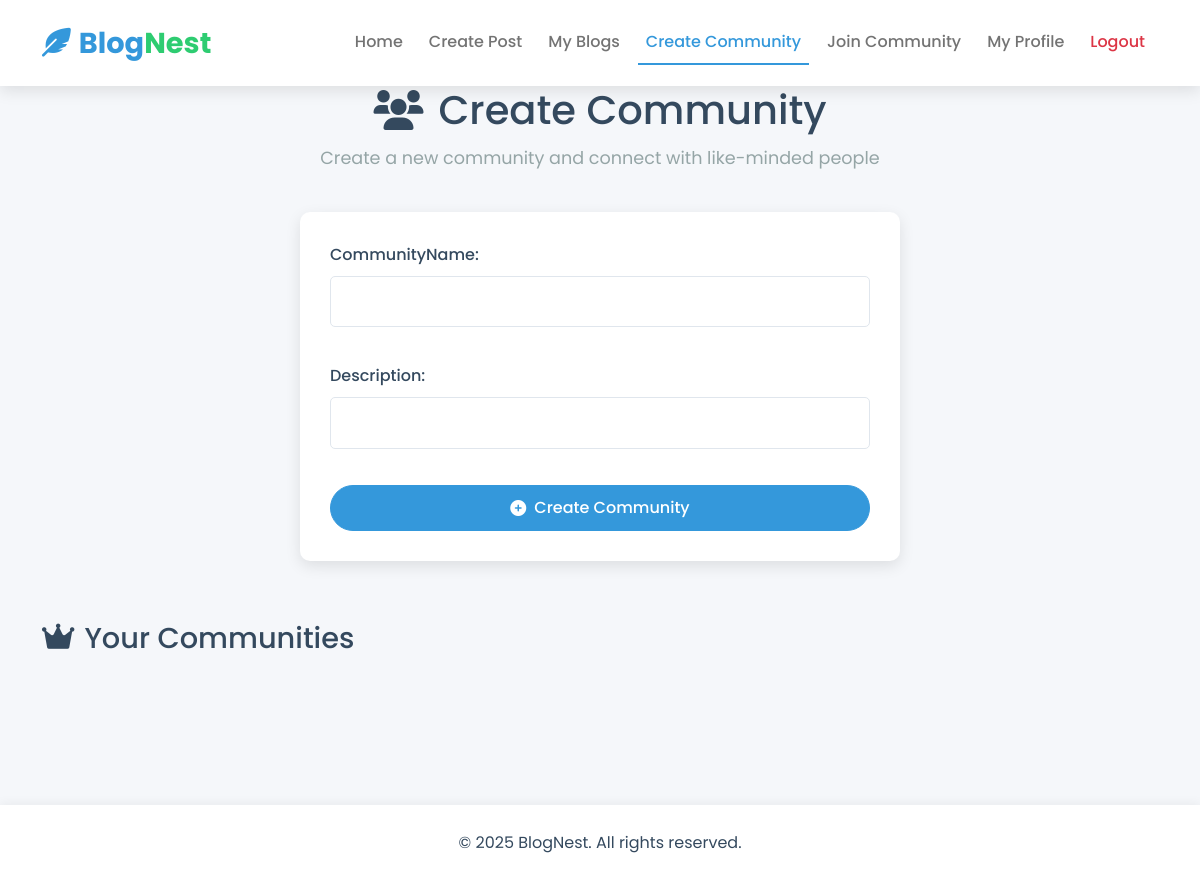
Before: /create_community/ (signed in) with the older database file.
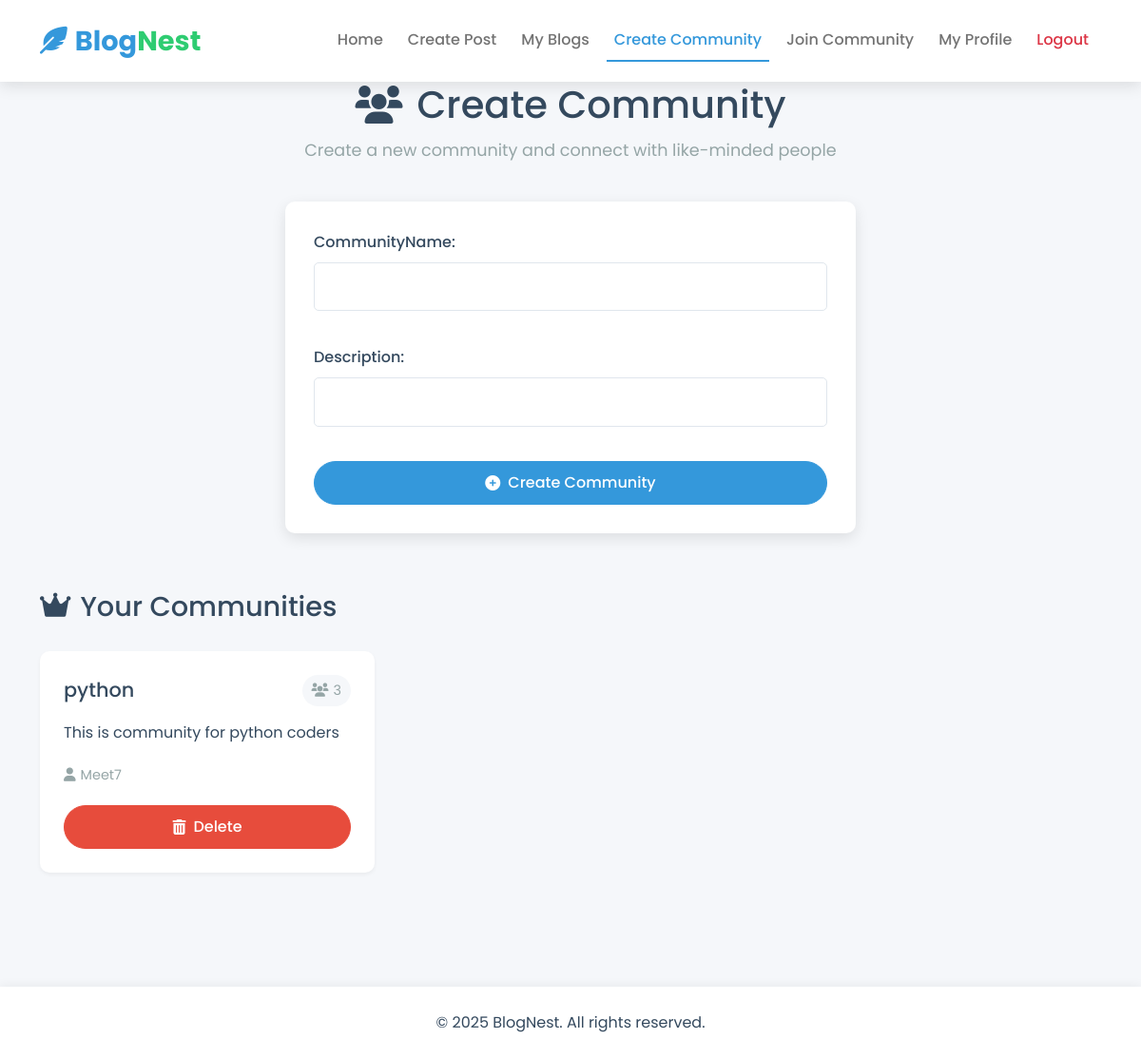
After: the same page with the newer database file.
### Blog/models.py (models this page shows)
class Community(models.Model):
  CommunityId = models.IntegerField(primary_key = True)
  CommunityName = models.CharField(max_length=50)
  Description = models.CharField(max_length=500)
  NumberOfMembers = models.IntegerField(default = 0)
  CreatorId = models.ForeignKey(User, null=True, on_delete=models.CASCADE)

### Blog/views.py (the view)
# urls.py: path('create_community/', create_community, name='create_community'),
def create_community(request):
    creator  = request.user
    if request.method == 'POST':
        form = CommunityForm(request.POST)
        if form.is_valid():
            print(creator)
            community = Community.objects.create(
              CommunityName = request.POST['CommunityName'],
              Description = request.POST['Description'],
              CreatorId = creator
            )
            return redirect("/home")
    else:
        form = CommunityForm()
    communities = Community.objects.filter(CreatorId = creator)
    return render(request, 'create_community.html', {'form': form, 'communities' :communities} )

### Blog/forms.py
class CommunityForm(forms.ModelForm):
    class Meta:
        model = Community
        fields = ['CommunityName', 'Description']

### templates/create_community.html (shortened to what this page needs)
{% load static %}
<!DOCTYPE html>
<html lang="en">
<head>
    <link href="https://cdn.jsdelivr.net/npm/bootstrap@5.0.2/dist/css/bootstrap.min.css" rel="stylesheet">
    <link href="https://cdnjs.cloudflare.com/ajax/libs/font-awesome/6.0.0-beta3/css/all.min.css" rel="stylesheet">
    <link href="{% static 'css/home.css' %}" rel="stylesheet">
    <link href="{% static 'css/community.css' %}" rel="stylesheet">
</head>
<body>
    <nav class="navbar navbar-expand-lg navbar-light">
        <div class="container">
            <a class="navbar-brand" href="/home">
                <i class="fas fa-feather-alt brand-icon"></i>Blog<span>Nest</span>
            </a>
            <div class="collapse navbar-collapse" id="navbarSupportedContent">
                <ul class="navbar-nav ms-auto mb-2 mb-lg-0">
                    <li class="nav-item">
                        <a class="nav-link" href="/home">Home</a>
                    </li>
                    <li class="nav-item">
                        <a class="nav-link" href="/create">Create Post</a>
                    </li>
                    <li class="nav-item">
                        <a class="nav-link" href="/myallblogs">My Blogs</a>
                    </li>
                    <li class="nav-item">
                        <a class="nav-link active" href="/create_community">Create Community</a>
                    </li>
                    <li class="nav-item">
                        <a class="nav-link" href="/join_community">Join Community</a>
                    </li>
                    <li class="nav-item">
                        <a class="nav-link" href="{% url 'user_profile' %}">My Profile</a>
                    </li>
                    <li class="nav-item">
                        <a class="nav-link text-danger" href="{% url 'logout' %}">Logout</a>
                    </li>
                </ul>
            </div>
        </div>
    </nav>
    <div class="container main-container">
        <div class="page-header">
            <h1><i class="fas fa-users"></i> Create Community</h1>
            <p>Create a new community and connect with like-minded people</p>
        </div>
        <div class="create-community-form">
            <form method="post">
                {{ form.as_p }}
                <button type="submit" class="btn btn-primary">
                    <i class="fas fa-plus-circle"></i> Create Community
                </button>
            </form>
        </div>
        <div class="communities-section">
            <h2><i class="fas fa-crown"></i> Your Communities</h2>
            <div class="communities-grid">
                {% for community in communities %}
                <div class="community-card">
                    <div class="community-header">
                        <h3>{{ community.CommunityName }}</h3>
                        <span class="member-count">
                            <i class="fas fa-users"></i> {{ community.NumberOfMembers }}
                        </span>
                    </div>
                    <p class="community-description">{{ community.Description }}</p>
                    <div class="community-meta">
                        <span class="creator">
                            <i class="fas fa-user"></i> {{ community.CreatorId.username }}
                        </span>
                    </div>
                    <div class="community-actions">
                        <form method="post" action="{% url 'delete_community' community.pk %}">
                            <button type="submit" class="btn btn-danger">
                                <i class="fas fa-trash-alt"></i> Delete
                            </button>
                        </form>
                    </div>
                </div>
                {% endfor %}
            </div>
        </div>
    </div>
    <footer class="footer">
        <div class="container text-center">
            <p class="mb-0">&copy; 2025 BlogNest. All rights reserved.</p>
        </div>
    </footer>
</body>
</html>

Changed rows visible on the page:
added Community: CommunityName "python", NumberOfMembers "3", Description "This is community for python coders", CreatorId.username "Meet7"
